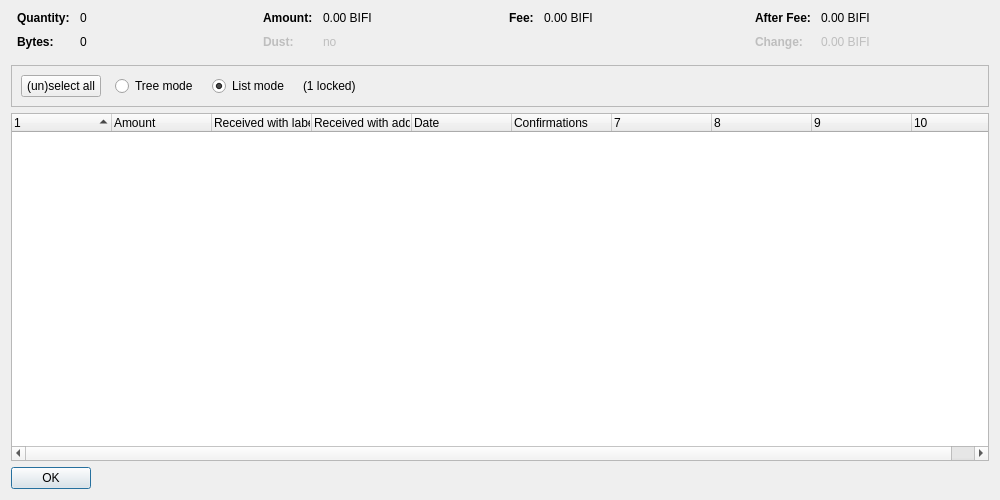
<?xml version="1.0" encoding="UTF-8"?>
<ui version="4.0">
 <class>CoinControlDialog</class>
 <widget class="QDialog" name="CoinControlDialog">
  <property name="geometry">
   <rect>
    <x>0</x>
    <y>0</y>
    <width>1000</width>
    <height>500</height>
   </rect>
  </property>
  <property name="windowTitle">
   <string>Coin Selection</string>
  </property>
  <layout class="QVBoxLayout" name="verticalLayout">
   <item>
    <layout class="QHBoxLayout" name="horizontalLayoutTop" stretch="0,0,0,0">
     <property name="topMargin">
      <number>0</number>
     </property>
     <property name="bottomMargin">
      <number>10</number>
     </property>
     <item>
      <layout class="QFormLayout" name="formLayoutCoinControl1">
       <property name="horizontalSpacing">
        <number>10</number>
       </property>
       <property name="verticalSpacing">
        <number>10</number>
       </property>
       <property name="leftMargin">
        <number>6</number>
       </property>
       <property name="rightMargin">
        <number>6</number>
       </property>
       <item row="0" column="0">
        <widget class="QLabel" name="labelCoinControlQuantityText">
         <property name="font">
          <font>
           <weight>75</weight>
           <bold>true</bold>
          </font>
         </property>
         <property name="text">
          <string>Quantity:</string>
         </property>
        </widget>
       </item>
       <item row="0" column="1">
        <widget class="QLabel" name="labelCoinControlQuantity">
         <property name="cursor">
          <cursorShape>IBeamCursor</cursorShape>
         </property>
         <property name="contextMenuPolicy">
          <enum>Qt::ActionsContextMenu</enum>
         </property>
         <property name="text">
          <string notr="true">0</string>
         </property>
         <property name="textInteractionFlags">
          <set>Qt::LinksAccessibleByMouse|Qt::TextSelectableByKeyboard|Qt::TextSelectableByMouse</set>
         </property>
        </widget>
       </item>
       <item row="1" column="0">
        <widget class="QLabel" name="labelCoinControlBytesText">
         <property name="font">
          <font>
           <weight>75</weight>
           <bold>true</bold>
          </font>
         </property>
         <property name="text">
          <string>Bytes:</string>
         </property>
        </widget>
       </item>
       <item row="1" column="1">
        <widget class="QLabel" name="labelCoinControlBytes">
         <property name="cursor">
          <cursorShape>IBeamCursor</cursorShape>
         </property>
         <property name="contextMenuPolicy">
          <enum>Qt::ActionsContextMenu</enum>
         </property>
         <property name="text">
          <string notr="true">0</string>
         </property>
         <property name="textInteractionFlags">
          <set>Qt::LinksAccessibleByMouse|Qt::TextSelectableByKeyboard|Qt::TextSelectableByMouse</set>
         </property>
        </widget>
       </item>
      </layout>
     </item>
     <item>
      <layout class="QFormLayout" name="formLayoutCoinControl2">
       <property name="horizontalSpacing">
        <number>10</number>
       </property>
       <property name="verticalSpacing">
        <number>10</number>
       </property>
       <property name="leftMargin">
        <number>6</number>
       </property>
       <property name="rightMargin">
        <number>6</number>
       </property>
       <item row="0" column="0">
        <widget class="QLabel" name="labelCoinControlAmountText">
         <property name="font">
          <font>
           <weight>75</weight>
           <bold>true</bold>
          </font>
         </property>
         <property name="text">
          <string>Amount:</string>
         </property>
        </widget>
       </item>
       <item row="0" column="1">
        <widget class="QLabel" name="labelCoinControlAmount">
         <property name="cursor">
          <cursorShape>IBeamCursor</cursorShape>
         </property>
         <property name="contextMenuPolicy">
          <enum>Qt::ActionsContextMenu</enum>
         </property>
         <property name="text">
          <string notr="true">0.00 BIFI</string>
         </property>
         <property name="textInteractionFlags">
          <set>Qt::LinksAccessibleByMouse|Qt::TextSelectableByKeyboard|Qt::TextSelectableByMouse</set>
         </property>
        </widget>
       </item>
       <item row="1" column="0">
        <widget class="QLabel" name="labelCoinControlLowOutputText">
         <property name="enabled">
          <bool>false</bool>
         </property>
         <property name="font">
          <font>
           <weight>75</weight>
           <bold>true</bold>
          </font>
         </property>
         <property name="text">
          <string>Dust:</string>
         </property>
        </widget>
       </item>
       <item row="1" column="1">
        <widget class="QLabel" name="labelCoinControlLowOutput">
         <property name="enabled">
          <bool>false</bool>
         </property>
         <property name="cursor">
          <cursorShape>IBeamCursor</cursorShape>
         </property>
         <property name="contextMenuPolicy">
          <enum>Qt::ActionsContextMenu</enum>
         </property>
         <property name="text">
          <string notr="true">no</string>
         </property>
         <property name="textInteractionFlags">
          <set>Qt::LinksAccessibleByMouse|Qt::TextSelectableByKeyboard|Qt::TextSelectableByMouse</set>
         </property>
        </widget>
       </item>
      </layout>
     </item>
     <item>
      <layout class="QFormLayout" name="formLayoutCoinControl3">
       <property name="horizontalSpacing">
        <number>10</number>
       </property>
       <property name="verticalSpacing">
        <number>10</number>
       </property>
       <property name="leftMargin">
        <number>6</number>
       </property>
       <property name="rightMargin">
        <number>6</number>
       </property>
       <item row="0" column="0">
        <widget class="QLabel" name="labelCoinControlFeeText">
         <property name="font">
          <font>
           <weight>75</weight>
           <bold>true</bold>
          </font>
         </property>
         <property name="text">
          <string>Fee:</string>
         </property>
        </widget>
       </item>
       <item row="0" column="1">
        <widget class="QLabel" name="labelCoinControlFee">
         <property name="cursor">
          <cursorShape>IBeamCursor</cursorShape>
         </property>
         <property name="contextMenuPolicy">
          <enum>Qt::ActionsContextMenu</enum>
         </property>
         <property name="text">
          <string notr="true">0.00 BIFI</string>
         </property>
         <property name="textInteractionFlags">
          <set>Qt::LinksAccessibleByMouse|Qt::TextSelectableByKeyboard|Qt::TextSelectableByMouse</set>
         </property>
        </widget>
       </item>
      </layout>
     </item>
     <item>
      <layout class="QFormLayout" name="formLayoutCoinControl4">
       <property name="horizontalSpacing">
        <number>10</number>
       </property>
       <property name="verticalSpacing">
        <number>10</number>
       </property>
       <property name="leftMargin">
        <number>6</number>
       </property>
       <property name="rightMargin">
        <number>6</number>
       </property>
       <item row="0" column="0">
        <widget class="QLabel" name="labelCoinControlAfterFeeText">
         <property name="font">
          <font>
           <weight>75</weight>
           <bold>true</bold>
          </font>
         </property>
         <property name="text">
          <string>After Fee:</string>
         </property>
        </widget>
       </item>
       <item row="0" column="1">
        <widget class="QLabel" name="labelCoinControlAfterFee">
         <property name="cursor">
          <cursorShape>IBeamCursor</cursorShape>
         </property>
         <property name="contextMenuPolicy">
          <enum>Qt::ActionsContextMenu</enum>
         </property>
         <property name="text">
          <string notr="true">0.00 BIFI</string>
         </property>
         <property name="textInteractionFlags">
          <set>Qt::LinksAccessibleByMouse|Qt::TextSelectableByKeyboard|Qt::TextSelectableByMouse</set>
         </property>
        </widget>
       </item>
       <item row="1" column="0">
        <widget class="QLabel" name="labelCoinControlChangeText">
         <property name="enabled">
          <bool>false</bool>
         </property>
         <property name="font">
          <font>
           <weight>75</weight>
           <bold>true</bold>
          </font>
         </property>
         <property name="text">
          <string>Change:</string>
         </property>
        </widget>
       </item>
       <item row="1" column="1">
        <widget class="QLabel" name="labelCoinControlChange">
         <property name="enabled">
          <bool>false</bool>
         </property>
         <property name="cursor">
          <cursorShape>IBeamCursor</cursorShape>
         </property>
         <property name="contextMenuPolicy">
          <enum>Qt::ActionsContextMenu</enum>
         </property>
         <property name="text">
          <string notr="true">0.00 BIFI</string>
         </property>
         <property name="textInteractionFlags">
          <set>Qt::LinksAccessibleByMouse|Qt::TextSelectableByKeyboard|Qt::TextSelectableByMouse</set>
         </property>
        </widget>
       </item>
      </layout>
     </item>
    </layout>
   </item>
   <item>
    <widget class="QFrame" name="frame">
     <property name="minimumSize">
      <size>
       <width>0</width>
       <height>40</height>
      </size>
     </property>
     <property name="frameShape">
      <enum>QFrame::StyledPanel</enum>
     </property>
     <property name="frameShadow">
      <enum>QFrame::Sunken</enum>
     </property>
     <layout class="QHBoxLayout" name="horizontalLayout">
      <item>
       <layout class="QHBoxLayout" name="horizontalLayoutPanel" stretch="0,0,0,0,0">
        <property name="spacing">
         <number>14</number>
        </property>
        <item>
         <widget class="QPushButton" name="pushButtonSelectAll">
          <property name="sizePolicy">
           <sizepolicy hsizetype="Maximum" vsizetype="Fixed">
            <horstretch>0</horstretch>
            <verstretch>0</verstretch>
           </sizepolicy>
          </property>
          <property name="text">
           <string>(un)select all</string>
          </property>
          <property name="autoDefault">
           <bool>false</bool>
          </property>
         </widget>
        </item>
        <item>
         <widget class="QRadioButton" name="radioTreeMode">
          <property name="sizePolicy">
           <sizepolicy hsizetype="Maximum" vsizetype="Fixed">
            <horstretch>0</horstretch>
            <verstretch>0</verstretch>
           </sizepolicy>
          </property>
          <property name="text">
           <string>Tree mode</string>
          </property>
         </widget>
        </item>
        <item>
         <widget class="QRadioButton" name="radioListMode">
          <property name="sizePolicy">
           <sizepolicy hsizetype="Maximum" vsizetype="Fixed">
            <horstretch>0</horstretch>
            <verstretch>0</verstretch>
           </sizepolicy>
          </property>
          <property name="text">
           <string>List mode</string>
          </property>
          <property name="checked">
           <bool>true</bool>
          </property>
         </widget>
        </item>
        <item>
         <widget class="QLabel" name="labelLocked">
          <property name="text">
           <string notr="true">(1 locked)</string>
          </property>
         </widget>
        </item>
        <item>
         <spacer name="horizontalSpacer">
          <property name="orientation">
           <enum>Qt::Horizontal</enum>
          </property>
          <property name="sizeHint" stdset="0">
           <size>
            <width>40</width>
            <height>20</height>
           </size>
          </property>
         </spacer>
        </item>
       </layout>
      </item>
     </layout>
    </widget>
   </item>
   <item>
    <widget class="CoinControlTreeWidget" name="treeWidget">
     <property name="contextMenuPolicy">
      <enum>Qt::CustomContextMenu</enum>
     </property>
     <property name="sortingEnabled">
      <bool>false</bool>
     </property>
     <property name="columnCount">
      <number>10</number>
     </property>
     <attribute name="headerShowSortIndicator" stdset="0">
      <bool>true</bool>
     </attribute>
     <attribute name="headerStretchLastSection">
      <bool>false</bool>
     </attribute>
     <column>
      <property name="text">
       <string/>
      </property>
     </column>
     <column>
      <property name="text">
       <string>Amount</string>
      </property>
     </column>
     <column>
      <property name="text">
       <string>Received with label</string>
      </property>
     </column>
     <column>
      <property name="text">
       <string>Received with address</string>
      </property>
     </column>
     <column>
      <property name="text">
       <string>Date</string>
      </property>
     </column>
     <column>
      <property name="text">
       <string>Confirmations</string>
      </property>
      <property name="toolTip">
       <string>Confirmed</string>
      </property>
     </column>
     <column>
      <property name="text">
       <string/>
      </property>
     </column>
     <column>
      <property name="text">
       <string/>
      </property>
     </column>
     <column>
      <property name="text">
       <string/>
      </property>
     </column>
     <column>
      <property name="text">
       <string/>
      </property>
     </column>
    </widget>
   </item>
   <item>
    <widget class="QDialogButtonBox" name="buttonBox">
     <property name="sizePolicy">
      <sizepolicy hsizetype="Maximum" vsizetype="Fixed">
       <horstretch>0</horstretch>
       <verstretch>0</verstretch>
      </sizepolicy>
     </property>
     <property name="orientation">
      <enum>Qt::Horizontal</enum>
     </property>
     <property name="standardButtons">
      <set>QDialogButtonBox::Ok</set>
     </property>
    </widget>
   </item>
  </layout>
 </widget>
 <customwidgets>
  <customwidget>
   <class>CoinControlTreeWidget</class>
   <extends>QTreeWidget</extends>
   <header>coincontroltreewidget.h</header>
  </customwidget>
 </customwidgets>
 <resources/>
 <connections/>
</ui>
